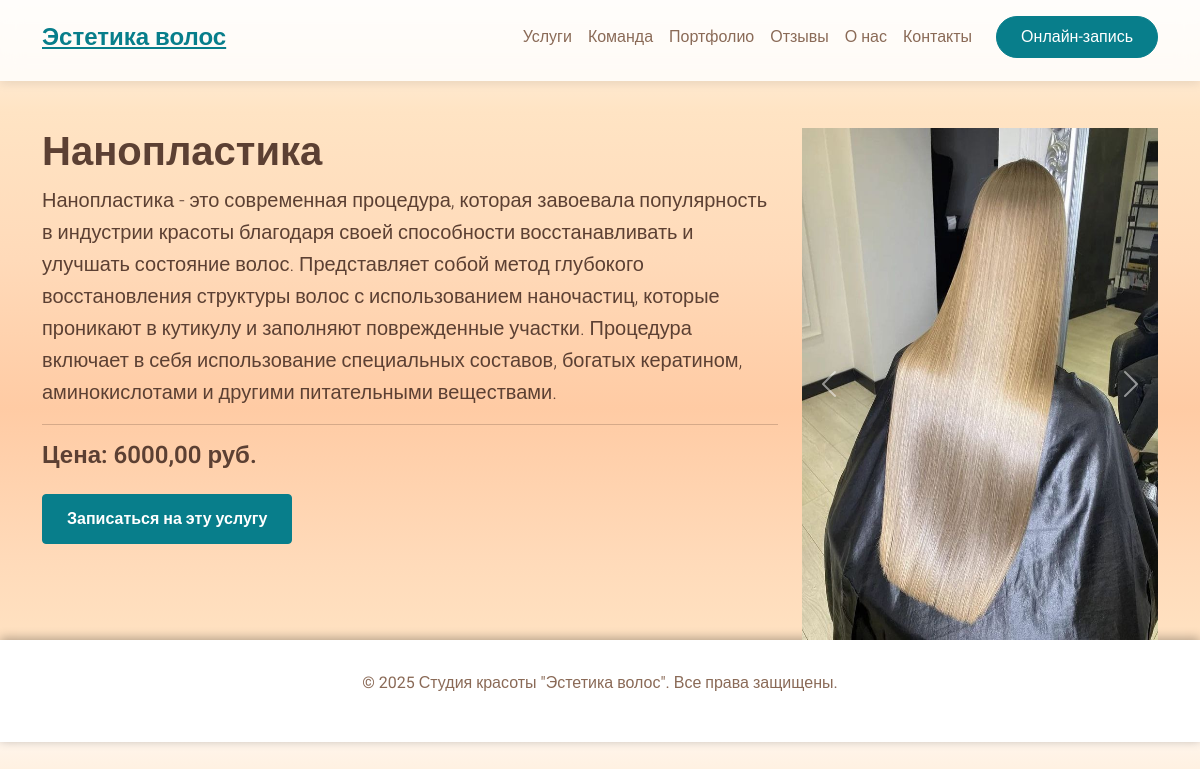
/service/5/, run on the app's committed database.
### myapp/models.py (models this page shows, shortened)
class Service(models.Model):
    name = models.CharField(max_length=100, verbose_name='Название услуги')
    description = models.TextField(verbose_name='Краткая информация')
    price = models.DecimalField(max_digits=8, decimal_places=2, verbose_name='Цена')

class ServiceImage(models.Model):
    service = models.ForeignKey(Service, related_name='images', on_delete=models.CASCADE)
    image = models.ImageField(upload_to='service_images/', verbose_name='Фото')
    order = models.PositiveIntegerField(default=0, verbose_name='Порядок отображения')
    class Meta:
        verbose_name = 'Фото услуги'
        verbose_name_plural = 'Фото услуг'
        ordering = ['order']

### myapp/views.py (the view)
# urls.py: path('service/<int:pk>/', views.service_detail, name='service_detail'),
def service_detail(request, pk):
    service = get_object_or_404(Service, pk=pk)
    return render(request, 'service_detail.html', {'service': service})

### myapp/templatetags/app_tags.py (called while the page is built)
@register.inclusion_tag('partials/booking_form.html')
def booking_form():
    services = Service.objects.all()
    return {'services': services}

### myapp/templates/service_detail.html (shortened to what this page needs)
{% extends 'base.html' %}
{% load static %}
{% block content %}
<div class="container mt-5">
    <div class="row">
        <div class="col-md-8">
            <h1>{{ service.name }}</h1>
            <p class="lead">{{ service.description }}</p>
            <hr>
            <h4>Цена: {{ service.price }} руб.</h4>
            <a href="{% url 'home' %}#appointment" class="btn btn-primary mt-3">Записаться на эту услугу</a>
        </div>
        <div class="col-md-4">
            <div id="serviceDetailCarousel" class="carousel slide" data-bs-ride="carousel">
                <div class="carousel-inner">
                    {% for image in service.images.all %}
                    <div class="carousel-item {% if forloop.first %}active{% endif %}">
                        <img src="{{ image.image.url }}" class="d-block w-100" alt="{{ service.name }}">
                    </div>
                    {% empty %}
                    <div class="carousel-item active">
                        <img src="{% static 'img/default.svg' %}" class="d-block w-100" alt="Default Image">
                    </div>
                    {% endfor %}
                </div>
                {% if service.images.count > 1 %}
                <button class="carousel-control-prev" type="button" data-bs-target="#serviceDetailCarousel" data-bs-slide="prev">
                    <span class="carousel-control-prev-icon" aria-hidden="true"></span>
                </button>
                <button class="carousel-control-next" type="button" data-bs-target="#serviceDetailCarousel" data-bs-slide="next">
                    <span class="carousel-control-next-icon" aria-hidden="true"></span>
                </button>
                {% endif %}
            </div>
        </div>
    </div>
</div>
{% endblock %}

### myapp/static/css/base.css (style rules this page uses)
:root { --primary-color: #ffffff; --secondary-color: #f7f7f7; --accent-color: #087E8B; --text-color: #5c4033; --light-text-color: #8a6a57; --success-color: #087E8B; --peach-1: #fff5eb; --peach-2: #ffe4c4; --peach-3: #ffdab9; --peach-4: #ffcba4; --peach-5: #ffb38a; }
body { font-family: 'Roboto', sans-serif; line-height: 1.6; color: var(--text-color); background: linear-gradient(180deg, var(--peach-1) 0%, var(--peach-2) 15%, var(--peach-3) 35%, var(--peach-4) 55%, var(--peach-3) 75%, var(--peach-2) 90%, var(--peach-1) 100% ); padding-top: 80px; }
h1, h2, h3, h4, h5, h6 { color: var(--text-color); font-weight: 600; }
.btn-primary { background-color: var(--accent-color); border-color: var(--accent-color); color: #fff; transition: all 0.3s ease; }

### myapp/static/css/hero.css (style rules this page uses)
.carousel-item { height: 32rem; background-color: #777; background-position: center; background-size: cover; }
.carousel-item > img { position: absolute; top: 0; left: 0; min-width: 100%; height: 32rem; }
.btn-primary { background-color: var(--accent-color); border-color: var(--accent-color); color: var(--text-color-light, #fff); padding: 12px 24px; font-size: 1rem; font-weight: 600; transition: all 0.3s ease; }

### data on the page
Service: name "Нанопластика", description "Нанопластика - это современная процедура, которая завоевала популярность в индустрии красоты благодаря своей способности восстанавливать и улучшать состояние волос. Представляет собой метод глубокого восстановления структуры волос с использованием наночастиц, которые проникают в кутикулу и заполняют поврежденные участки. Процедура включает в себя использование специальных составов, богатых кератином, аминокислотами и другими питательными веществами.", price "6000,00"
ServiceImage: image (picture)
